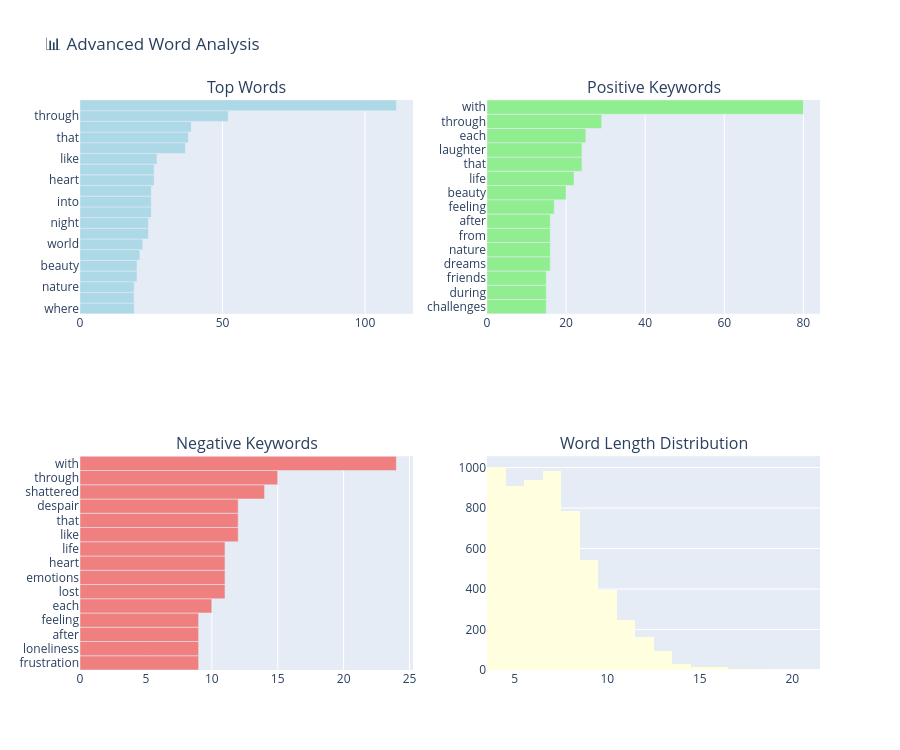

Source (notebook cell):
### Markdown cell above
## Advanced word analysis

### Code cell
# 📊 Advanced Word Analysis (Charts Only)
import re
from collections import Counter
import plotly.graph_objects as go
from plotly.subplots import make_subplots

def create_word_analysis(df):
    c = {x.lower(): x for x in df.columns}
    text_col = c.get('clean_text', c.get('text', list(df)[0]))
    sent_col = c.get('simple_sentiment', c.get('sentiment', None))
    
    df = df.copy()
    df[text_col] = df[text_col].astype(str).fillna("")
    df['word_list'] = df[text_col].apply(lambda x: [w for w in re.findall(r"\b\w+\b", x.lower()) if len(w) > 3])

    # Word frequencies
    all_words = [w for words in df['word_list'] for w in words]
    top_all = Counter(all_words).most_common(20)

    pos_words = [w for words in df[df.get(sent_col,'') == 'Positive']['word_list'] for w in words]
    neg_words = [w for words in df[df.get(sent_col,'') == 'Negative']['word_list'] for w in words]
    top_pos, top_neg = Counter(pos_words).most_common(15), Counter(neg_words).most_common(15)

    # Word lengths
    wl = [len(w) for words in df['word_list'] for w in words]

    # Plot setup
    fig = make_subplots(rows=2, cols=2,
                        subplot_titles=('Top Words','Positive Keywords','Negative Keywords','Word Length Distribution'),
                        specs=[[{'type':'bar'},{'type':'bar'}],[{'type':'bar'},{'type':'histogram'}]])

    def add_bar(data, row, col, color):
        if data:
            w, cts = zip(*data)
            fig.add_trace(go.Bar(x=list(cts)[::-1], y=list(w)[::-1], orientation='h', marker_color=color), row=row, col=col)

    add_bar(top_all, 1, 1, 'lightblue')
    add_bar(top_pos, 1, 2, 'lightgreen')
    add_bar(top_neg, 2, 1, 'lightcoral')
    fig.add_trace(go.Histogram(x=wl, nbinsx=20, marker_color='lightyellow'), row=2, col=2)

    fig.update_layout(height=750, showlegend=False, title_text="📊 Advanced Word Analysis")
    fig.update_yaxes(automargin=True)
    fig.show()

# Run the function
create_word_analysis(df)

### Figure 1 — Plotly figure (JSON) as saved in the notebook; plotly's stock layout.template omitted (floating-point values rounded to 4 significant figures; data arrays with more than 128 entries replaced by an {"elided": "..."} marker saying what was removed)
{"data": [{"marker": {"color": "lightblue"}, "orientation": "h", "type": "bar", "x": [19, 19, 19, 20, 20, 21, 22, 24, 24, 25, 25, 25, 26, 26, 27, 37, 38, 39, 52, 111], "xaxis": "x", "y": ["where", "every", "nature", "journey", "beauty", "from", "world", "laughter", "night", "dreams", "into", "after", "heart", "feeling", "like", "life", "that", "each", "through", "with"], "yaxis": "y"}, {"marker": {"color": "lightgreen"}, "orientation": "h", "type": "bar", "x": [15, 15, 15, 16, 16, 16, 16, 17, 20, 22, 24, 24, 25, 29, 80], "xaxis": "x2", "y": ["challenges", "during", "friends", "dreams", "nature", "from", "after", "feeling", "beauty", "life", "that", "laughter", "each", "through", "with"], "yaxis": "y2"}, {"marker": {"color": "lightcoral"}, "orientation": "h", "type": "bar", "x": [9, 9, 9, 9, 10, 11, 11, 11, 11, 12, 12, 12, 14, 15, 24], "xaxis": "x3", "y": ["frustration", "loneliness", "after", "feeling", "each", "lost", "emotions", "heart", "life", "like", "that", "despair", "shattered", "through", "with"], "yaxis": "y3"}, {"marker": {"color": "lightyellow"}, "nbinsx": 20, "type": "histogram", "x": {"elided": "6130 int values"}, "xaxis": "x4", "yaxis": "y4"}], "layout": {"annotations": [{"font": {"size": 16}, "showarrow": false, "text": "Top Words", "x": 0.225, "xanchor": "center", "xref": "paper", "y": 1, "yanchor": "bottom", "yref": "paper"}, {"font": {"size": 16}, "showarrow": false, "text": "Positive Keywords", "x": 0.775, "xanchor": "center", "xref": "paper", "y": 1, "yanchor": "bottom", "yref": "paper"}, {"font": {"size": 16}, "showarrow": false, "text": "Negative Keywords", "x": 0.225, "xanchor": "center", "xref": "paper", "y": 0.375, "yanchor": "bottom", "yref": "paper"}, {"font": {"size": 16}, "showarrow": false, "text": "Word Length Distribution", "x": 0.775, "xanchor": "center", "xref": "paper", "y": 0.375, "yanchor": "bottom", "yref": "paper"}], "height": 750, "showlegend": false, "title": {"text": "📊 Advanced Word Analysis"}, "xaxis": {"anchor": "y", "domain": [0, 0.45]}, "xaxis2": {"anchor": "y2", "domain": [0.55, 1]}, "xaxis3": {"anchor": "y3", "domain": [0, 0.45]}, "xaxis4": {"anchor": "y4", "domain": [0.55, 1]}, "yaxis": {"anchor": "x", "automargin": true, "domain": [0.625, 1]}, "yaxis2": {"anchor": "x2", "automargin": true, "domain": [0.625, 1]}, "yaxis3": {"anchor": "x3", "automargin": true, "domain": [0, 0.375]}, "yaxis4": {"anchor": "x4", "automargin": true, "domain": [0, 0.375]}}}
